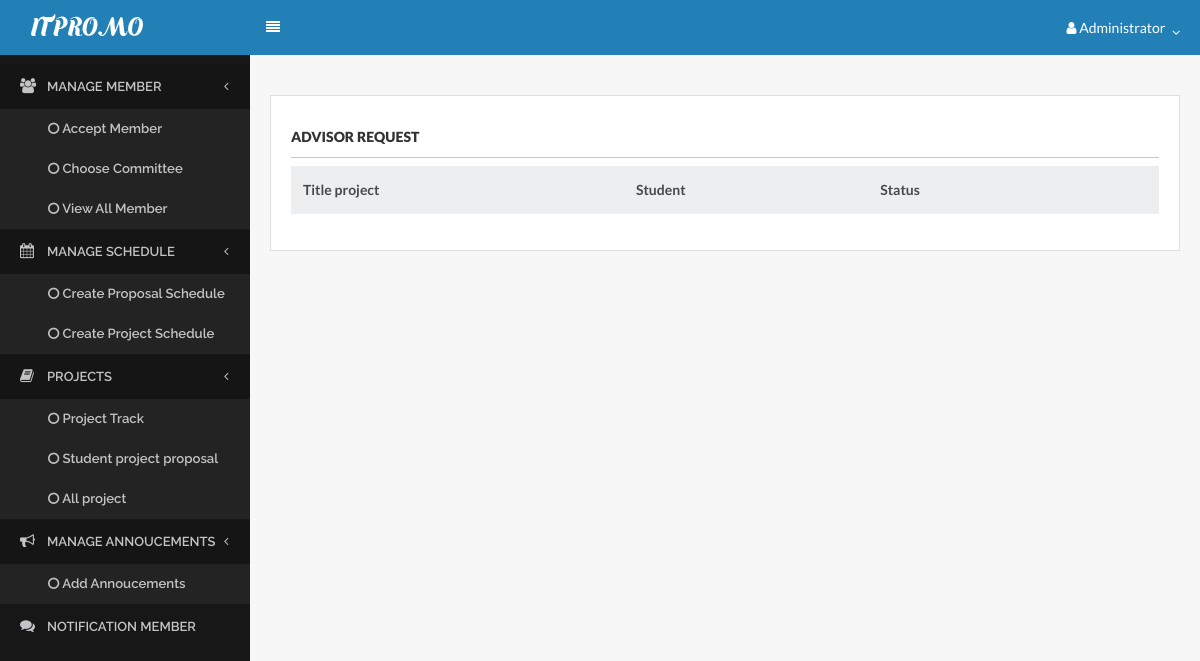
The page /index.php?page=student_track (signed in) on the database as committed earlier.
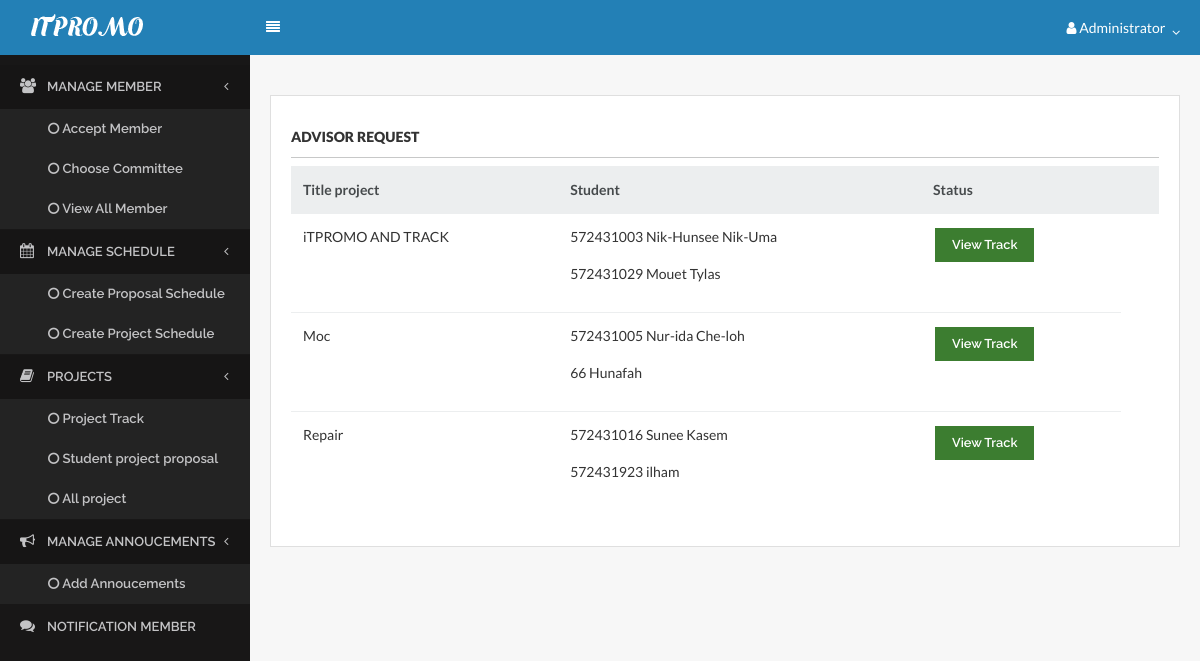
The same page on the database as committed later.
### tables this page shows
CREATE TABLE `files` (
  `files_id` int(11) NOT NULL,
  `files_filename_proposal` varchar(255) NOT NULL,
  `files_filename_project` varchar(255) NOT NULL,
  `advisergroup_id` int(20) NOT NULL,
  `files_status` enum('w','1') NOT NULL COMMENT 'w: wait to accept,1: pass,4:officer approved',
  `member_id` enum('w','4') NOT NULL
);

CREATE TABLE `advisergroup` (
  `advisergroup_id` int(11) NOT NULL,
  `advisergroup_topic` varchar(255) DEFAULT NULL,
  `advisergroup_status` enum('0','w','1') NOT NULL DEFAULT 'w',
  `member_id` int(11) NOT NULL,
  `group_id` int(11) NOT NULL
);

CREATE TABLE `member` (
  `member_id` int(11) NOT NULL,
  `member_idcard` int(30) NOT NULL,
  `member_username` varchar(255) NOT NULL,
  `member_fullname` varchar(255) NOT NULL,
  `member_password` varchar(255) NOT NULL,
  `member_pos` enum('Advisor','Committee','Student','Officer') NOT NULL COMMENT '1=Advisor, 2=Committee, 3=Student, 4=Officer',
  `member_phone` varchar(255) NOT NULL,
  `member_email` varchar(255) NOT NULL,
  `member_gender` enum('Male','Female') NOT NULL COMMENT 'm=Male, f=female',
  `admin_id` int(20) NOT NULL COMMENT 'Foreign Key to tb_admin',
  `group_id` int(20) DEFAULT NULL
);

### menu/function.php (the view, shortened to what this page needs)
<?php
function get_member_list($group_id){
	$rows = "";
require 'connect.php';
  $sql = "SELECT member_fullname, member_idcard FROM member WHERE group_id = '$group_id'";
	if($rs = $db->query($sql)){
		if($rs->num_rows > 0){
			while($row = $rs->fetch_object()){
        $rows .= "<p>".$row->member_idcard." ".$row->member_fullname."</p>";
			}
		}else{
			$rows = "<i class='text-danger'>- No member in this group -</i>";
		}
		return $rows;
	}else{
		echo $db->error;
		$db->close();
	}
}
?>

### admin/student_track.php
   <div class="content">
                     <div class="row">
                        <div class="col-md-12">
                            <div class="card">
                                <div class="card-block">
                                    <legend class="text-bold margin-top-2.5"> Advisor Request</legend>
                                     <table class="table">
                                        <thead class="thead-default">
                                           <tr>
                  <th>Title project</th>
                  <th>Student</th>
                    <th>Status</th>
                <th></th>
                </tr>
                                        </thead>
                                        <tbody>
                                          <?php
require 'menu/connect.php';
      $strSQL = "SELECT advisergroup.*,  files.files_status,files.files_id,files.files_filename_proposal,advisergroup.advisergroup_topic FROM advisergroup
          LEFT JOIN files ON advisergroup.advisergroup_id = files.advisergroup_id
        LEFT JOIN member ON advisergroup.member_id = member.member_id
        WHERE advisergroup.member_id  AND files_status = '1'
               ";
              if($rs = $db->query($strSQL)){
                while($row = $rs->fetch_object()){
              ?>
             <tr>
                  <td><?php echo $row->advisergroup_topic; ?></td>
                  <td><?php echo get_member_list($row->group_id); ?></td>
               <td><a href="?page=view1&id=<?php echo $row->files_id;?>"class="btn btn-success btn-xs"  title="Comfirm" onclick="return confirm_accept('<?php echo $row->group_number; ?>')"><i class='glyphicon glyphicon-ok'></i> View Track</a>
                    </td>
                </tr>
              <?php
                }
              }else{
              }
              ?>
                                        </tbody>
                                    </table>
                                </div>
                            </div>
                        </div>

Rows that differ between the two databases and show on the page:
added files: advisergroup.advisergroup_topic "iTPROMO AND TRACK"
added member: member_idcard "572431003", member_fullname "Nik-Hunsee Nik-Uma", shown under "iTPROMO AND TRACK"
added member: member_idcard "572431029", member_fullname "Mouet Tylas", shown under "iTPROMO AND TRACK"
added files: advisergroup.advisergroup_topic "Moc"
added member: member_idcard "572431005", member_fullname "Nur-ida Che-loh", shown under "Moc"
added member: member_idcard "66", member_fullname "Hunafah", shown under "Moc"
added files: advisergroup.advisergroup_topic "Repair"
added member: member_idcard "572431016", member_fullname "Sunee Kasem", shown under "Repair"
added member: member_idcard "572431923", member_fullname "ilham", shown under "Repair"
